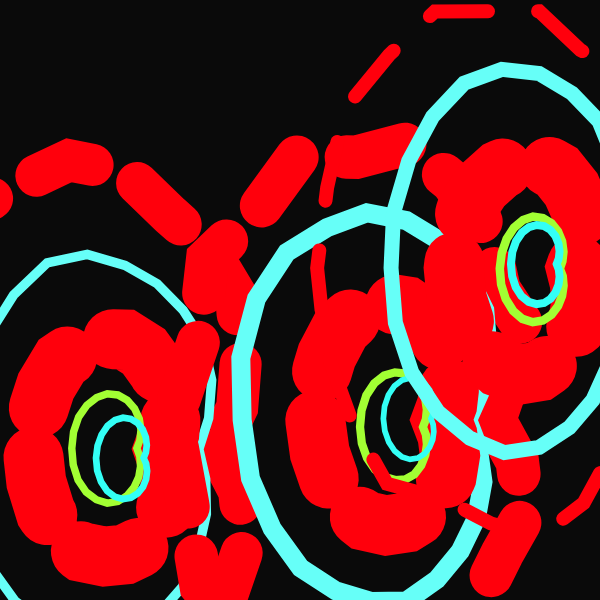
Frame 1 (no input)
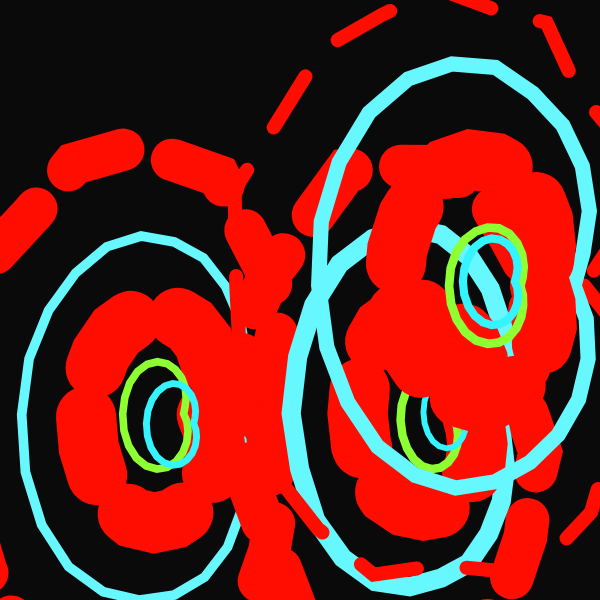
Frame 60 (no input)
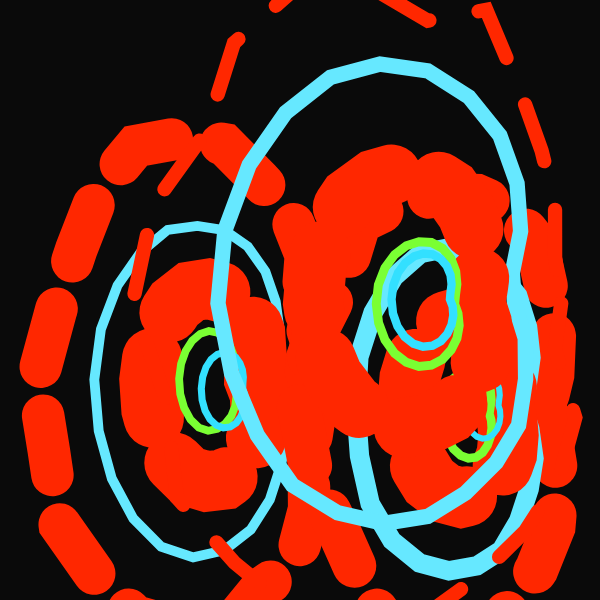
Frame 120 (the mouse pressed at the canvas centre since frame 60)

The p5.js sketch that drew these frames (run headless with seeded random() and noise() and a simulated clock; from frame 60 on, the mouse is pressed at the canvas centre):

// p5.js sketch
// ── sketch.js
let cells = [];
let initialCount = 3;
let baseHue; 

function setup() {
  createCanvas(600, 600);
  angleMode(DEGREES);
  baseHue = random(500);
  cells = []; 
  
  for (let i = 0; i < initialCount; i++) {
    cells.push(new Cell(random(width), random(height)));
  }
}

function draw() {
  background(10); 

  for (let i = 0; i < cells.length; i++) {
    cells[i].update();
    cells[i].display();
    cells[i].checkEdges();
    
    for (let j = i + 1; j < cells.length; j++) {
      cells[i].interact(cells[j]);
    }
  }
}

class Cell {
  constructor(x, y) {
    this.pos = createVector(x, y);
    this.vel = p5.Vector.random2D().mult(random(0.5, 2)); 
    this.baseHue = baseHue; 
    this.baseSizeMult = 0.4;
    this.basePulseSpeed = 2;
    this.baseDashOn = [60, 50];
    this.baseDashOff = [60, 50];
    this.baseUseDash = true;
    this.baseMainBlobWeight = random(10, 50);
    this.baseInnerDetailWeight = random(5, 20);
    this.baseNucleusWeight = 60;
    this.baseOrganelle1Weight = random(5, 15);
    this.baseOrganelle2Weight = random(5, 15);
    this.ageCounter = 0;
    this.spikiness = 0; 
    this.sizeVariance = 0; 
    this.aspectRatioX = 1; 
    this.aspectRatioY = 1; 
    this.hueShift = 0; 
    this.weightVariance = 0; 
    this.organelleCount = 2; 
    
    this.organelleOffsets = [
      createVector(random(-15, 15), random(-15, 15)),
      createVector(random(-15, 15), random(-15, 15))
    ];

    this.phase = random(1000);
    this.zoff = random(1000);
    this.breathing = random(1000);
  }

  update() {
    this.pos.add(this.vel);
    this.phase += 0.3;
    this.zoff += 0.01;
    this.breathing += this.basePulseSpeed;
    this.ageCounter++;
    this.spikiness = sin(this.ageCounter * 0.05) * 0.8; 
    this.sizeVariance = sin(this.ageCounter * 0.03) * 0.2; 
    this.aspectRatioX = 1 + sin(this.ageCounter * 0.04) * 0.4; 
    this.aspectRatioY = 1 + cos(this.ageCounter * 0.035) * 0.4; 
    this.hueShift = (this.ageCounter * 0.1) % 360; 
    this.weightVariance = sin(this.ageCounter * 0.06) * 3; 
    
    this.organelleCount = 2 + floor(this.ageCounter / 1000); 
    if (this.organelleCount > this.organelleOffsets.length) {
      this.organelleOffsets.push(createVector(random(-15, 15), random(-15, 15)));
    }
  }

  interact(other) {
    let distThreshold = 100 * this.sizeMult;
    let d = p5.Vector.dist(this.pos, other.pos);
    if (d < distThreshold) {
      let force = p5.Vector.sub(this.pos, other.pos);
      force.setMag(0.1); 
      this.vel.add(force);
      this.vel.limit(2); 
    }
  }

  display() {
    push();
    translate(this.pos.x, this.pos.y);
    colorMode(HSB);
    
    let currentHue = (this.baseHue + this.hueShift) % 360;
    let currentSize = this.baseSizeMult + this.sizeVariance;
    let nm = 10 + this.spikiness; 
    
    stroke(currentHue, 100, 100);
    strokeWeight(this.baseMainBlobWeight + this.weightVariance);
    this.renderWobble(nm, currentSize * this.aspectRatioX * this.aspectRatioY, this.baseUseDash, color(currentHue, 80, 80, 0.6));
    
    stroke((currentHue + 180) % 360, 60, 100);
    strokeWeight(this.baseInnerDetailWeight + this.weightVariance);
    this.renderWobble(1.2, currentSize * 0.7 * this.aspectRatioX * this.aspectRatioY, !this.baseUseDash, null);

    stroke(currentHue, 100, 100);
    strokeWeight(this.baseNucleusWeight + this.weightVariance);
    this.renderWobble(0.8, currentSize * 0.4 * this.aspectRatioX * this.aspectRatioY, this.baseUseDash, color(currentHue, 80, 80, 0.8));

    
    for (let i = 0; i < this.organelleCount; i++) {
      push();
      translate(this.organelleOffsets[i].x, this.organelleOffsets[i].y);
      stroke((currentHue + 90 + i * 90) % 360, 80, 100);
      let organelleWeight = (i === 0 ? this.baseOrganelle1Weight : this.baseOrganelle2Weight) + this.weightVariance;
      strokeWeight(organelleWeight);
      let organelleNm = 0.5 - (i * 0.2); 
      this.renderWobble(organelleNm, currentSize * (0.2 - i * 0.05) * this.aspectRatioX * this.aspectRatioY, !this.baseUseDash, null);
      pop();
    }
    pop();
  }

  renderWobble(nm, v, dashed, fillC) {
    push();
    noFill();

    if (dashed) drawingContext.setLineDash(this.baseDashOn);
    else drawingContext.setLineDash([]);

    beginShape();
    for (let a = 0; a < 360; a += 15) { 
      let xoff = map(cos(a + this.phase), -1, 1, 0, nm);
      let yoff = map(sin(a + this.phase), -1, 1, 0, nm);
      let r = map(noise(xoff, yoff, this.zoff), 0, 1, 40, 90);
      let bulgePattern = abs(sin(a * 0.5 + this.ageCounter * 0.02)) * 100; 
      r += bulgePattern;
      let bModX = (sin(0.185 * this.breathing) + 2);
      let bModY = (sin(0.185 * this.breathing) + 3);
      let x = r * cos(a) * v * bModX;
      let y = r * sin(a) * v * bModY;
      vertex(x, y);
    }
    endShape(CLOSE);
    pop();
  }

  checkEdges() {
    if (this.pos.x < 50 || this.pos.x > width - 50) this.vel.x *= -1;
    if (this.pos.y < 50 || this.pos.y > height - 50) this.vel.y *= -1;
  }
}

function windowResized() {
  resizeCanvas(windowWidth, windowHeight);
}
// ── style.css
.sketch-29-2026 {
    margin: 0;
    padding: 0;
    background-color: black;
    display: flex;
    justify-content: center;
    align-items: center;
    height: 100vh;
    animation: fade-in 2s ease forwards;
    overflow: hidden;
}

@keyframes fade-in {
    from { opacity: 0; }
    to { opacity: 1; }
}
